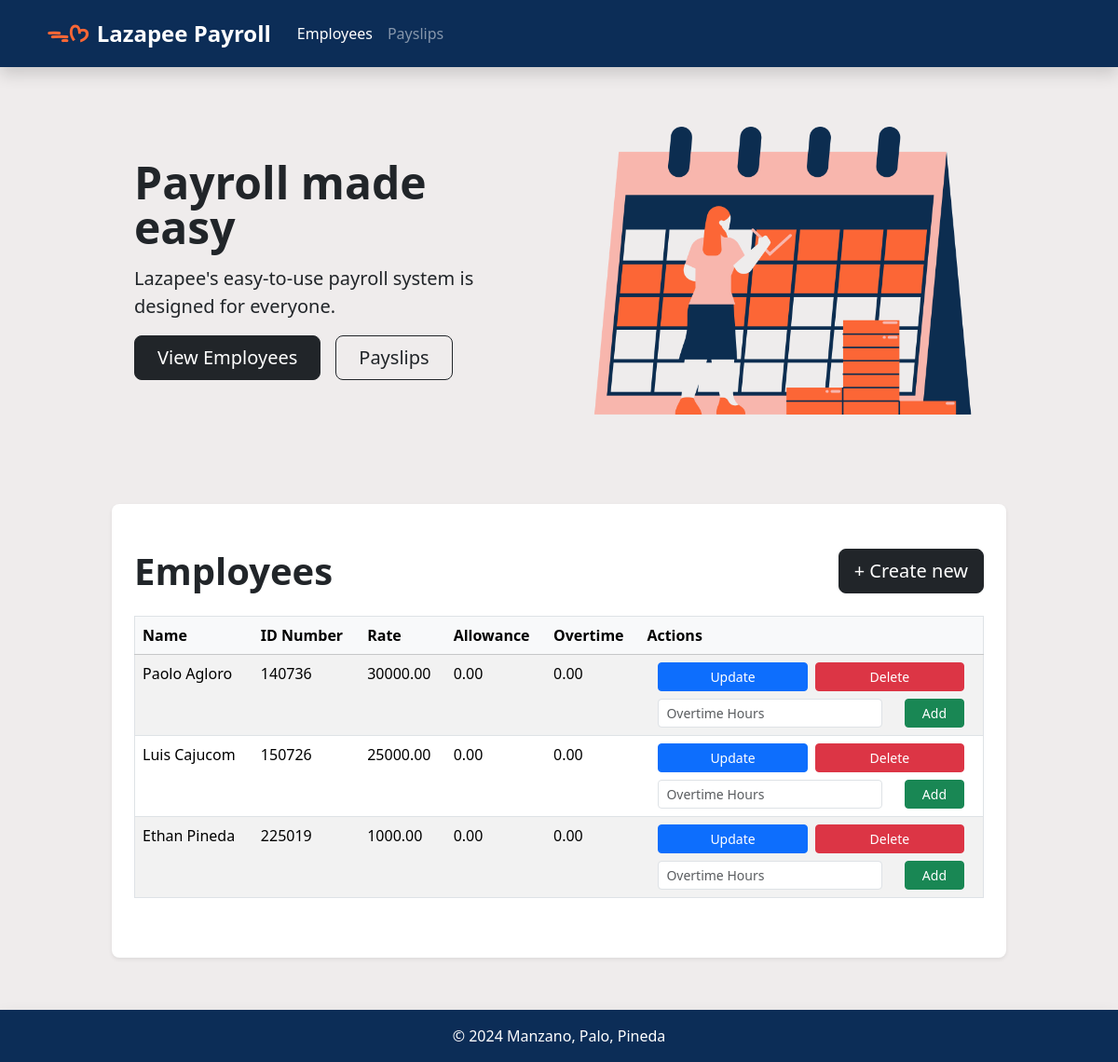
The app's page /, older data.
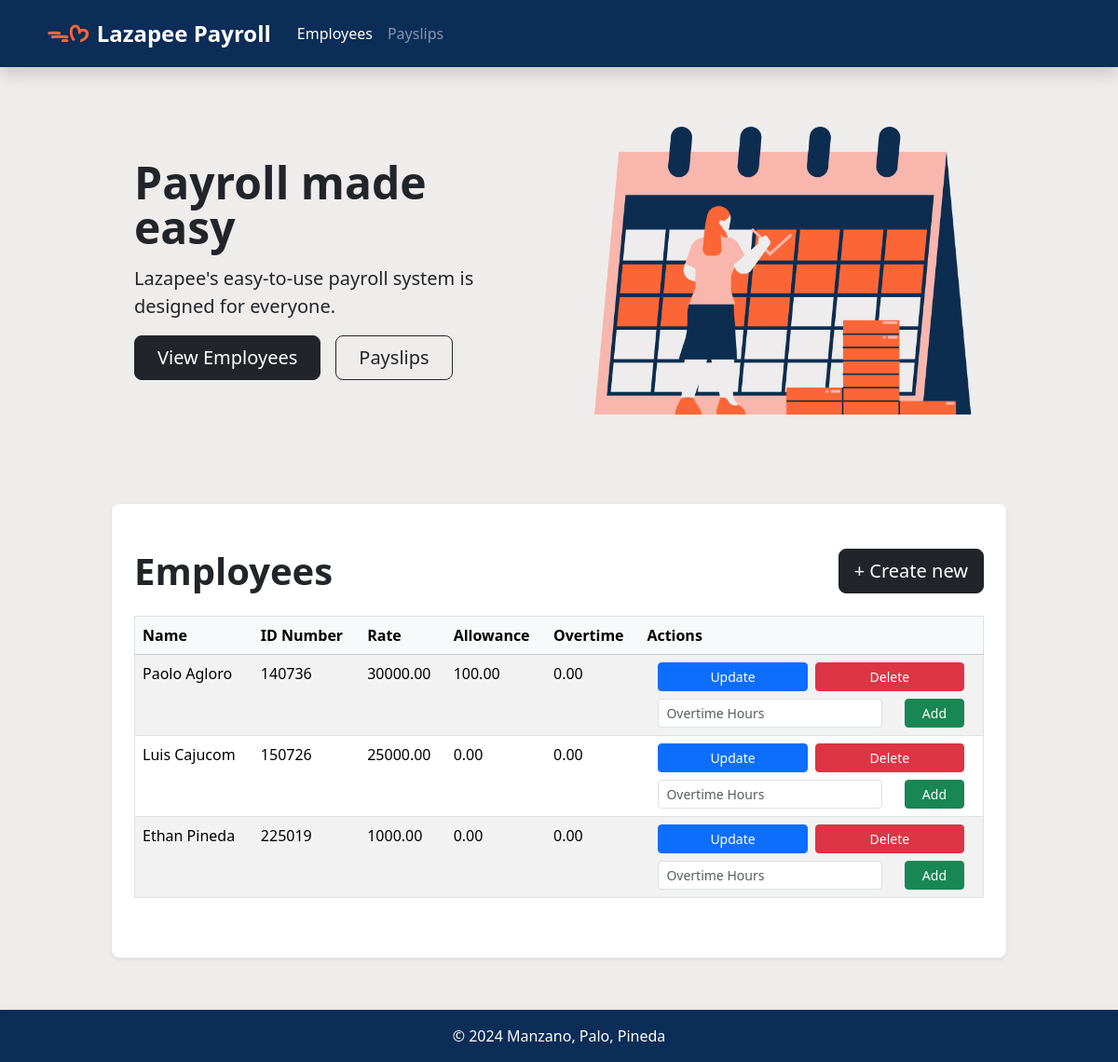
The same page, newer data.
### payroll_app/models.py (models this page shows, shortened)
class Employee(models.Model):
    name = models.CharField(max_length=100)
    id_number = models.CharField(max_length=20, unique=True)
    rate = models.FloatField()
    allowance = models.FloatField(null=True, blank=True)
    overtime_pay = models.FloatField(null=True, blank=True)

### payroll_app/views.py (the view)
# urls.py: 2. Add a URL to urlpatterns:  path('', views.home, name='home')
def home(request):
    context = {
        'nav_selected': 'Employees',
        'employees': Employee.objects.all()
    }
    return render(request, 'payroll_app/home.html', context)

### payroll_app/templates/payroll_app/home.html (shortened to what this page needs)
{% extends 'payroll_app/base.html' %}
{% load static %}
{% block content %}
<div class="container col-xxl-8 px-4 pb-5">
    <div class="row flex-lg-row-reverse align-items-center g-5 pt-3 pb-5">
      <div class="col-10 col-sm-8 col-lg-6">
        {% load static %}
        <img src="{% static 'hero_graphic.png' %}" class="d-block mx-lg-auto img-fluid" alt="payroll-img" width="700" height="500" loading="lazy">
      </div>
      <div class="col-lg-6">
        <h1 class="display-5 fw-bold lh-1 mb-3">Payroll made easy</h1>
        <p class="lead">Lazapee's easy-to-use payroll system is designed for everyone.</p>
        <div class="d-grid gap-2 d-md-flex justify-content-md-start">
          <a href="#employeeheader" type="button" class="btn btn-dark btn-lg px-4 me-md-2">View Employees</a>
          <a href="{% url 'payslips' %}" type="button" class="btn btn-outline-dark btn-lg px-4">Payslips</a>
        </div>
      </div>
    </div>
</div>
<div class="px-4 py-5 rounded-3 shadow-sm bg-white bg-gradient mb-2">
    <div class="row">
        <div class="col">
            <h1 class=" col display-6 fw-bold pb-3" id="employeeheader">Employees</h1>
        </div>
        <div class="col">
            <a href="{% url 'create_employee' %}" class="col btn  btn-lg btn-dark float-end">+ Create new</a>
        </div>
    </div>
    <table class="table table-striped table-hover border">
        <thead>
            <tr class="table-light">
                <th scope="col" data-field="name"> Name </th>
                <th scope="col" data-field="id_number"> ID Number </th>
                <th scope="col" data-field="rate"> Rate </th>
                <th scope="col" data-field="allowance"> Allowance </th>
                <th scope="col" data-field="overtime_pay"> Overtime </th>
                <th scope="col" data-field="actions"> Actions </th>
        </thead>
        <tbody>
            {% for employee in employees %}
            <tr>
                <td>{{ employee.name }}</td>
                <td>{{ employee.id_number }}</td>
                <td>{{ employee.rate|floatformat:2 }}</td>
                <td>{{ employee.allowance|floatformat:2 }}</td>
                <td>{{ employee.overtime_pay|floatformat:2 }}</td>
                <td>
                    <div class="container">
                        <div class="d-grid gap-2 d-md-flex justify-content-md-start pb-2">
                            <a href="{% url 'update_employee' employee.pk %}" class="btn btn-primary btn-sm w-100">Update</a>
                            <a href="{% url 'delete_employee' employee.pk %}" class="btn btn-danger btn-sm w-100">Delete</a>
                        </div>
                        <form class="row" id="overtime-form" method="post" action="{% url 'add_overtime' employee.pk%}">{% csrf_token %}
                            <div class="col-lg-9 pb-sm-2 pb-lg-0">
                                <input type="number" id="overtime-hours" name="overtime-hours" class="form-control form-control-sm d-inline me-md-2" min="0" placeholder="Overtime Hours">
                            </div>
                            <div class="col-lg-3">
                                <button type="submit" class="btn btn-success w-100 btn-sm add-overtime">Add</button>
                            </div>
                        </form>
                    </div>
                </td>
            </tr>
            {% endfor %}
        </tbody>
    </table>
</div>
{% endblock %}

Row changes from the older to the newer data that the page shows:
changed Employee "Paolo Agloro": allowance "0.00" → "100.00"
